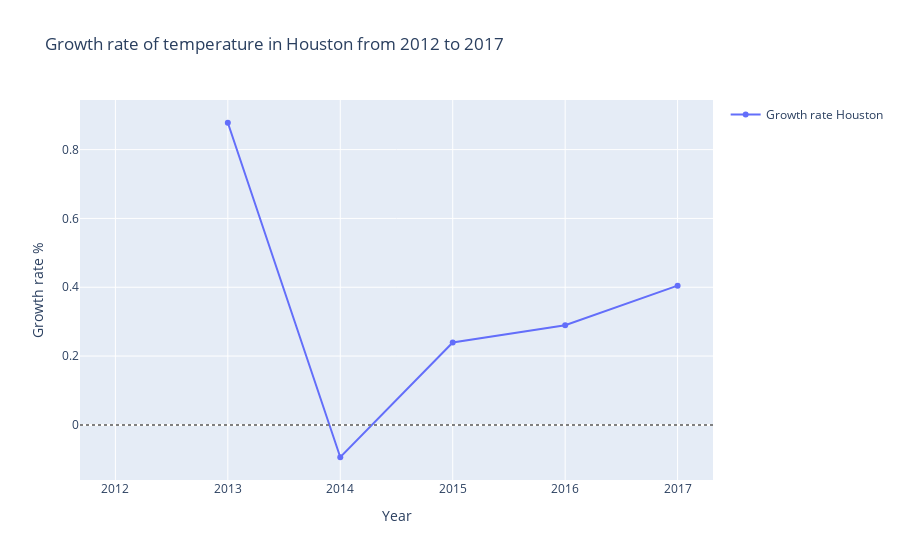

Notebook source saved alongside this figure:
### Markdown cell above
#### Graphic where show the growth rate by year of the temperature

### Code cell
fig = growth_rate(dataframes['temperature_WH'],'Houston')
fig.update_layout(
    title="Growth rate of temperature in Houston from 2012 to 2017",
    xaxis_title="Year",
    yaxis_title="Growth rate %",
    showlegend=True
)
# 📋 Agregamos línea cero para referencia visual
fig.add_hline(y=0, line_dash="dot", line_color="gray")
fig.show()

### Figure 1 — Plotly figure (JSON) as saved in the notebook; plotly's stock layout.template omitted (floating-point values rounded to 4 significant figures)
{"data": [{"mode": "lines+markers", "name": "Growth rate Houston", "type": "scatter", "x": [2012, 2013, 2014, 2015, 2016, 2017], "y": [null, 0.8781, -0.09406, 0.2395, 0.2896, 0.4047]}], "layout": {"shapes": [{"line": {"color": "gray", "dash": "dot"}, "type": "line", "x0": 0, "x1": 1, "xref": "x domain", "y0": 0, "y1": 0, "yref": "y"}], "showlegend": true, "title": {"text": "Growth rate of temperature in Houston from 2012 to 2017"}, "xaxis": {"title": {"text": "Year"}}, "yaxis": {"title": {"text": "Growth rate %"}}}}
